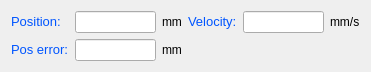
   <widget class="QWidget" name="layoutWidget">
    <property name="geometry">
     <rect>
      <x>450</x>
      <y>30</y>
      <width>371</width>
      <height>60</height>
     </rect>
    </property>
    <layout class="QGridLayout" name="gridLayout_4">
     <item row="0" column="0">
      <widget class="QLabel" name="label_18">
       <property name="text">
        <string>&lt;!DOCTYPE HTML PUBLIC &quot;-//W3C//DTD HTML 4.0//EN&quot; &quot;http://www.w3.org/TR/REC-html40/strict.dtd&quot;&gt;
&lt;html&gt;&lt;head&gt;&lt;meta name=&quot;qrichtext&quot; content=&quot;1&quot; /&gt;&lt;style type=&quot;text/css&quot;&gt;
p, li { white-space: pre-wrap; }
&lt;/style&gt;&lt;/head&gt;&lt;body style=&quot; font-family:'Sans Serif'; font-size:10pt; font-weight:400; font-style:normal;&quot;&gt;
&lt;p style=&quot; margin-top:0px; margin-bottom:0px; margin-left:0px; margin-right:0px; -qt-block-indent:0; text-indent:0px;&quot;&gt;&lt;span style=&quot; color:#0055ff;&quot;&gt;Position:&lt;/span&gt;&lt;/p&gt;&lt;/body&gt;&lt;/html&gt;</string>
       </property>
      </widget>
     </item>
     <item row="0" column="1">
      <layout class="QHBoxLayout" name="horizontalLayout_7">
       <item>
        <widget class="QLineEdit" name="lineEdit_es_pos">
         <property name="cursor">
          <cursorShape>ArrowCursor</cursorShape>
         </property>
         <property name="readOnly">
          <bool>true</bool>
         </property>
        </widget>
       </item>
       <item>
        <widget class="QLabel" name="label_15">
         <property name="text">
          <string>mm</string>
         </property>
        </widget>
       </item>
      </layout>
     </item>
     <item row="0" column="2">
      <widget class="QLabel" name="label_19">
       <property name="text">
        <string>&lt;!DOCTYPE HTML PUBLIC &quot;-//W3C//DTD HTML 4.0//EN&quot; &quot;http://www.w3.org/TR/REC-html40/strict.dtd&quot;&gt;
&lt;html&gt;&lt;head&gt;&lt;meta name=&quot;qrichtext&quot; content=&quot;1&quot; /&gt;&lt;style type=&quot;text/css&quot;&gt;
p, li { white-space: pre-wrap; }
&lt;/style&gt;&lt;/head&gt;&lt;body style=&quot; font-family:'Sans Serif'; font-size:10pt; font-weight:400; font-style:normal;&quot;&gt;
&lt;p style=&quot; margin-top:0px; margin-bottom:0px; margin-left:0px; margin-right:0px; -qt-block-indent:0; text-indent:0px;&quot;&gt;&lt;span style=&quot; color:#0055ff;&quot;&gt;Velocity:&lt;/span&gt;&lt;/p&gt;&lt;/body&gt;&lt;/html&gt;</string>
       </property>
      </widget>
     </item>
     <item row="0" column="3">
      <layout class="QHBoxLayout" name="horizontalLayout_9">
       <item>
        <widget class="QLineEdit" name="lineEdit_es_vel">
         <property name="cursor">
          <cursorShape>ArrowCursor</cursorShape>
         </property>
         <property name="readOnly">
          <bool>true</bool>
         </property>
        </widget>
       </item>
       <item>
        <widget class="QLabel" name="label_34">
         <property name="text">
          <string>mm/s</string>
         </property>
        </widget>
       </item>
      </layout>
     </item>
     <item row="1" column="0">
      <widget class="QLabel" name="label_20">
       <property name="text">
        <string>&lt;!DOCTYPE HTML PUBLIC &quot;-//W3C//DTD HTML 4.0//EN&quot; &quot;http://www.w3.org/TR/REC-html40/strict.dtd&quot;&gt;
&lt;html&gt;&lt;head&gt;&lt;meta name=&quot;qrichtext&quot; content=&quot;1&quot; /&gt;&lt;style type=&quot;text/css&quot;&gt;
p, li { white-space: pre-wrap; }
&lt;/style&gt;&lt;/head&gt;&lt;body style=&quot; font-family:'Sans Serif'; font-size:10pt; font-weight:400; font-style:normal;&quot;&gt;
&lt;p style=&quot; margin-top:0px; margin-bottom:0px; margin-left:0px; margin-right:0px; -qt-block-indent:0; text-indent:0px;&quot;&gt;&lt;span style=&quot; color:#0055ff;&quot;&gt;Pos error:&lt;/span&gt;&lt;/p&gt;&lt;/body&gt;&lt;/html&gt;</string>
       </property>
      </widget>
     </item>
     <item row="1" column="1">
      <layout class="QHBoxLayout" name="horizontalLayout_8">
       <item>
        <widget class="QLineEdit" name="lineEdit_es_poserr">
         <property name="cursor">
          <cursorShape>ArrowCursor</cursorShape>
         </property>
         <property name="readOnly">
          <bool>true</bool>
         </property>
        </widget>
       </item>
       <item>
        <widget class="QLabel" name="label_25">
         <property name="text">
          <string>mm</string>
         </property>
        </widget>
       </item>
      </layout>
     </item>
     <item row="1" column="2" colspan="2">
      <spacer name="horizontalSpacer_3">
       <property name="orientation">
        <enum>Qt::Horizontal</enum>
       </property>
       <property name="sizeHint" stdset="0">
        <size>
         <width>158</width>
         <height>20</height>
        </size>
       </property>
      </spacer>
     </item>
    </layout>
   </widget>
